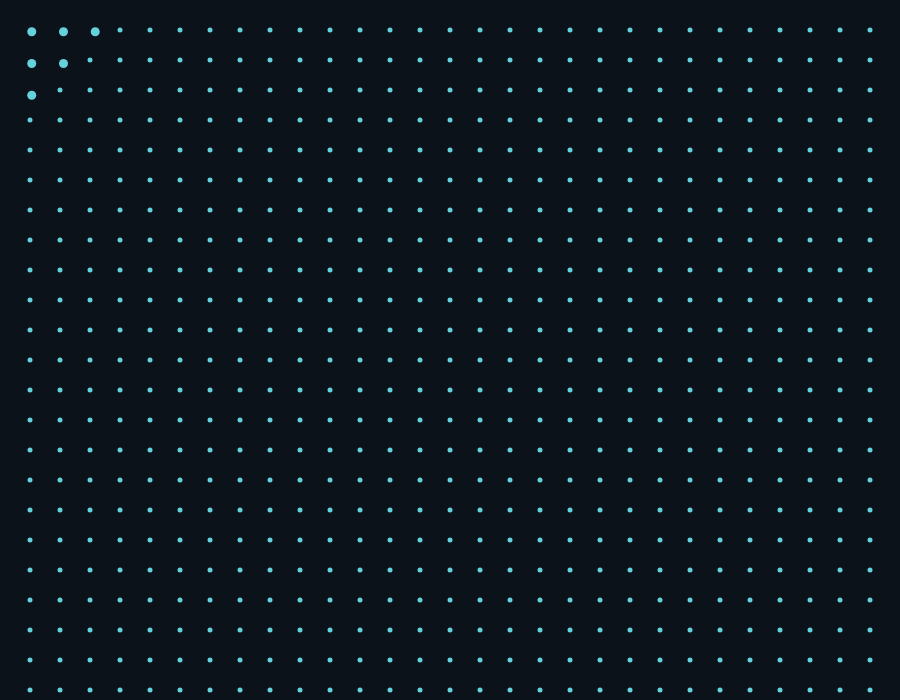
Frame 1 (no input)
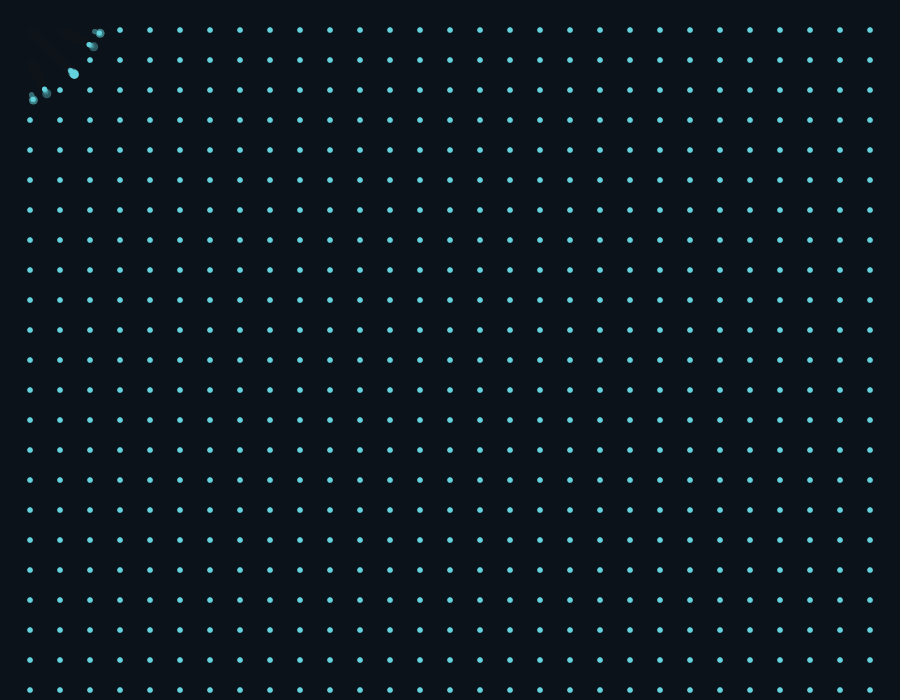
Frame 60 (no input)
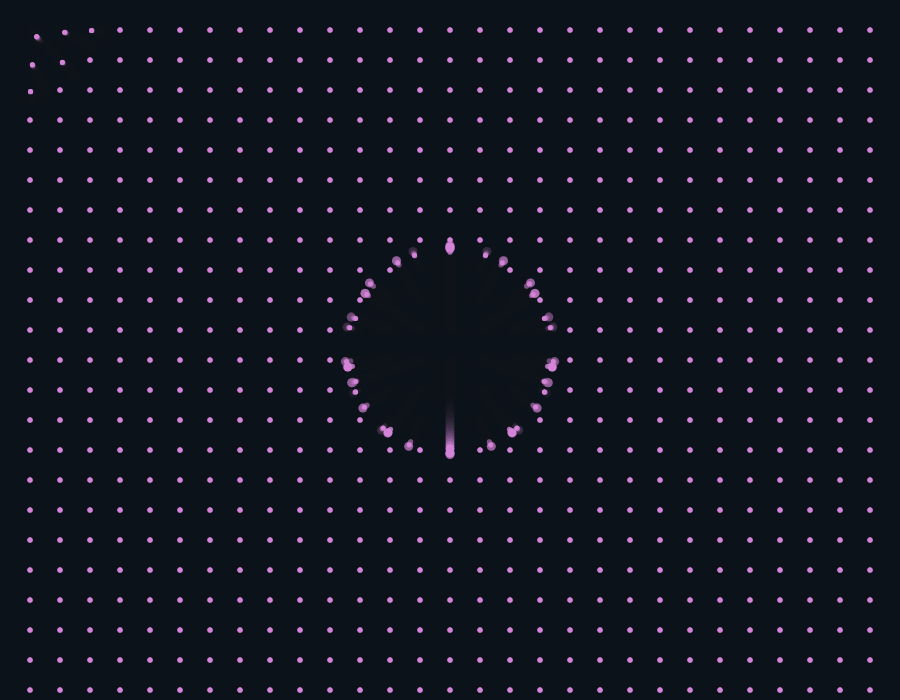
Frame 120 (the mouse pressed at the canvas centre since frame 60)

The p5.js sketch that drew these frames (run headless with seeded random() and noise() and a simulated clock; from frame 60 on, the mouse is pressed at the canvas centre):

// p5.js sketch
// ── sketch.js
// Name: Chavindu S
// Title: Traces of Presence
// Building from: Short Study #5 — Ripple Grid
// Concept: An orderly field changes when someone enters it.
// The dots move away from the viewers mouse and leave traces,
// then slowly return to their original positions.
// Instructions Move the mouse through the dots.
// Click to change their color.

// Array holding all the dot objects
let dots = [];
let dotColor;

function setup() {
  createCanvas(900, 700);
  background(12, 18, 25);
  dotColor = color(100, 210, 220);

  // Build SS5s gridusing objects(dot) instead of plain elipses
  for (let x = 30; x < width; x += 30) {
    for (let y = 30; y < height; y += 30) {
      dots.push(new MovingDot(x, y));
    }
  }
}

function draw() {
  // A tranparent background creates fading trails
  background(12, 18, 25, 45);

  // Move and draw every object in the array
  for (let i = 0; i < dots.length; i++) {
    dots[i].move();
    dots[i].display();
  }
}

// Clicking to changing a new color for the field
function mousePressed() {
  dotColor = color(
    random(100, 255),
    random(100, 255),
    random(100, 255)
  );
}

// Each dot remember it current and original positions
class MovingDot {
  constructor(x, y) {
    this.x = x;
    this.y = y;
    this.homeX = x;
    this.homeY = y;
    this.size = 5;
  }

  // Reacting to the mouse and return home
  move() {
    let d = dist(this.x, this.y, mouseX, mouseY);

    // Nearby dot move away from the mouse
    if (d < 100) {
      this.x += (this.x - mouseX) * 0.06;
      this.y += (this.y - mouseY) * 0.06;
      this.size = 9;
    } else {
      this.size = 5;
    }

    // Move a small part of the distnce back home each frame
    this.x += (this.homeX - this.x) * 0.03;
    this.y += (this.homeY - this.y) * 0.03;
  }

  // Drawing the dot
  display() {
    noStroke();
    fill(dotColor);
    ellipse(this.x, this.y, this.size, this.size);
  }
}
